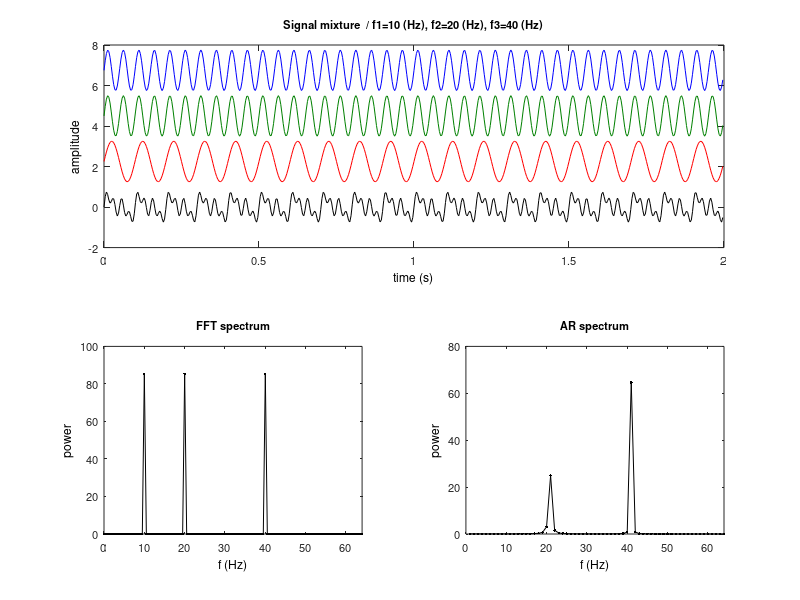

The MATLAB source for this figure:
%-------------------------------------------------------------------------------
% Function
% Reference, http://se.mathworks.com/help/signal/ref/pyulear.html
%-------------------------------------------------------------------------------
function L04_ar_power_estimation()

% clear command window
clc;

% parameters
fs = 256;    % Hz, i.e. samples per second
nFFT = 512;  % points, fft resolution = fs / nFFT (Hz)
nDuration = 2;

% time variable
dt = 1 / fs;
t = (0:dt:(nDuration - dt))';

% frequency variable
f = 0:(fs / nFFT):(fs - (fs / nFFT));

% generate signal
f1 = 10; X1 = sin(2 * pi * t * f1);
f2 = 20; X2 = sin(2 * pi * t * f2);
f3 = 40; X3 = sin(2 * pi * t * f3);

x = (X1 + X2 + X3) / 3;

% Autoregressive power spectral density estimate - Yule-Walker method
order = 20; U = pyulear(x, order);

% fft
Y = abs(fft(x, nFFT)); 

% plot signals
subplot(2, 2, [1, 2]);
plot(t, x, 'k'); hold on;
plot(t, X1 + 2.25, 'r');
plot(t, X2 + 4.5, 'Color', [0, 0.5, 0]);
plot(t, X2 + 6.75, 'b');
set(gca, 'XLim', [0, nDuration], 'YLim', [-2, 8], 'FontSize', 8);
set(get(gca, 'XLabel'), 'String', 'time (s)');
set(get(gca, 'YLabel'), 'String', 'amplitude');
aTitle = sprintf('Signal mixture  / f1=%d (Hz), f2=%d (Hz), f3=%d (Hz)', f1, f2, f3);
title(aTitle, 'FontSize', 8);

subplot(2, 2, 3);
plot(f, Y, 'Color', [0, 0, 0], 'Marker', '.'); hold on;
set(gca, 'XLim', [0, fs/4], 'FontSize', 8);
set(get(gca, 'XLabel'), 'String', 'f (Hz)');
set(get(gca, 'YLabel'), 'String', 'power');
title('FFT spectrum', 'FontSize', 8);

subplot(2, 2, 4);
plot(U, 'Color', [0, 0, 0], 'Marker', '.'); hold on;
set(gca, 'XLim', [0, fs/4], 'FontSize', 8);
set(get(gca, 'XLabel'), 'String', 'f (Hz)');
set(get(gca, 'YLabel'), 'String', 'power');
title('AR spectrum', 'FontSize', 8);

end % end 

%-------------------------------------------------------------------------------
